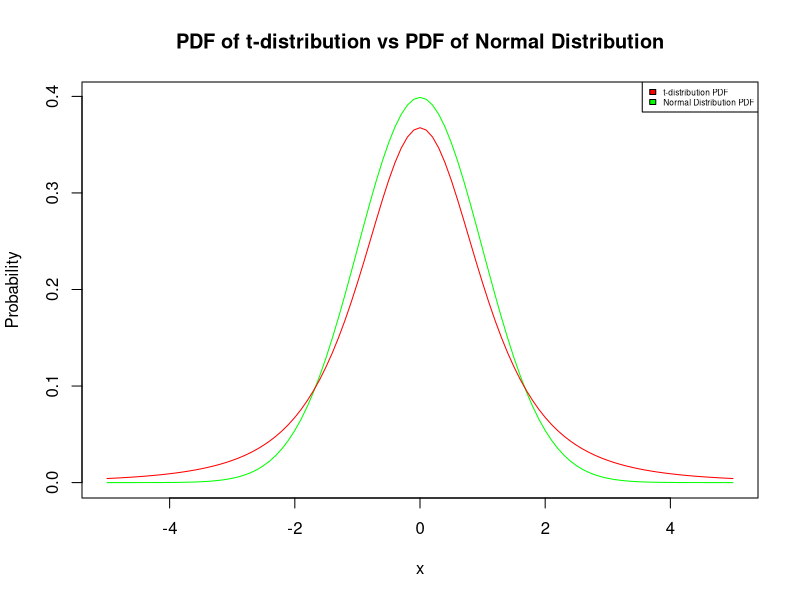
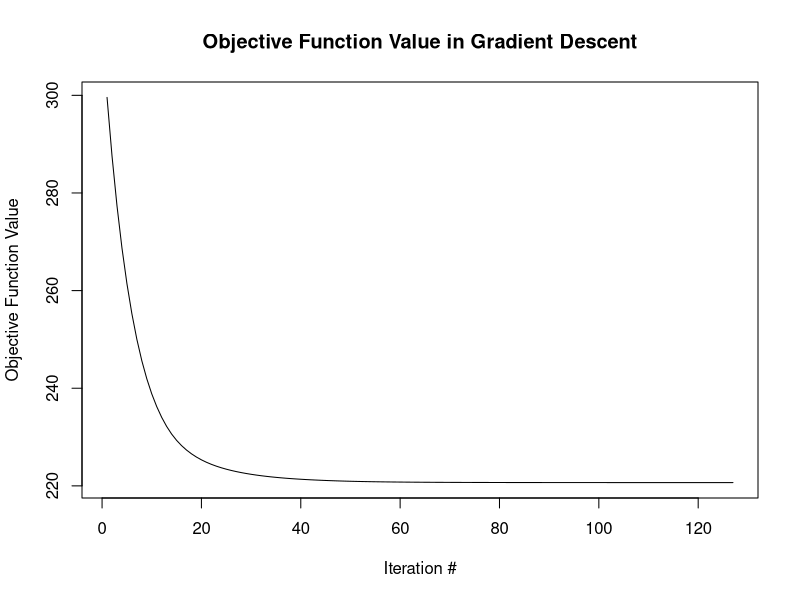
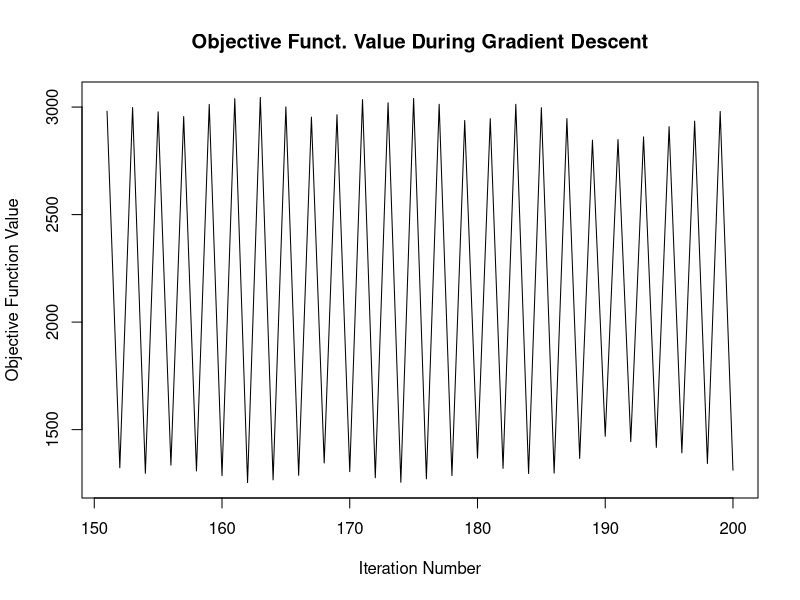

Write the R code that produced these figures, in order.
## ---- chunk 1
n <- 100
p <- 10
s <- 3
set.seed(0)
x <- matrix(rnorm(n*p), n, p)
b <- c(-0.7, 0.7, 1, rep(0, p-s))
y <- x %*% b + rt(n, df=2)
cor(x, y)
order(abs(apply(x, 2, cor, y)), decreasing = TRUE)

## ---- chunk 2
z = seq(-5, 5, by = 0.1)
plot(z, dnorm(z), type = "l", col="green", main="PDF of t-distribution vs PDF of Normal Distribution",
     xlab="x", ylab="Probability")
lines(z, dt(z, df=3), type = "l", col="red")
legend(x="topright", legend=c("t-distribution PDF", "Normal Distribution PDF"),
       fill=c("red", "green"), cex=0.5)
## ---- chunk 3
psi <- function(r, c = 1) {
  return(ifelse(r^2 > c^2, 2*c*abs(r) - c^2, r^2))
}
## ---- chunk 4
huber.loss <- function(beta) {
  sum(psi(y-x %*% beta))
}
## ---- chunk 5
install.packages("numDeriv", repos = "http://cran.us.r-project.org")
## ---- chunk 6
library(numDeriv)

grad.descent <- function(f, x0, max.iter=200, step.size=0.001, stopping.deriv=0.1) {
  n <- length(x0)
  xmatrix <- matrix(0, nrow = n, ncol= max.iter)
  xmatrix[,1] <- x0
  
  for (i in 2:max.iter) {
    grad.val <- grad(f, xmatrix[, i-1])
    if (all(abs(grad.val) < stopping.deriv)) {
      i <- i - 1
      break
    }
    xmatrix[,i] <- xmatrix[, i-1] - step.size * grad.val
  }
  
  return(list(x = xmatrix[, i], xmatrix=xmatrix, i=i))
}
beta <- rep(0, p)
gd <- grad.descent(huber.loss, x0=beta, max.iter=200, step.size=0.001, stopping.deriv=0.1)
gd$x
gd$i
## ---- chunk 7
 obj <- apply(gd$xmatrix[,1:gd$i], 2, huber.loss)
 plot(x=1:gd$i, y=obj, main="Objective Function Value in Gradient Descent", xlab="Iteration #", 
      ylab="Objective Function Value", type="l")
## ---- chunk 8
 gd1 <- grad.descent(huber.loss, x0=beta, max.iter=200, step.size=0.1, stopping.deriv=0.1)
gd1$x
gd1$i
obj1 <- apply(gd1$xmatrix[, 1:gd1$i], 2, huber.loss)
plot(x=(gd1$i-49):gd1$i, y=obj1[(gd1$i- 49):gd1$i], xlab = "Iteration Number", 
     ylab = "Objective Function Value", type = "l", 
     main = "Objective Funct. Value During Gradient Descent")
## ---- chunk 9
gd$x
b
## ---- chunk 10
sparse.grad.descent <- function(f, x0, max.iter=200, step.size=0.001, stopping.deriv=0.1) {
  n <- length(x0)
  xmatrix <- matrix(0, nrow = n, ncol= max.iter)
  xmatrix[,1] <- x0
  
  for (i in 2:max.iter) {
    grad.val <- grad(f, xmatrix[, i-1])
    if (all(abs(grad.val) < stopping.deriv)) {
      i <- i - 1
      break
    }
    temp <- xmatrix[, i-1] - step.size * grad.val
    temp[abs(temp) <= 0.05] <- 0
    xmatrix[, i] <- temp
  }
  
  return(list(x = xmatrix[, i], xmatrix=xmatrix, i=i))
}

gd.sparse <- sparse.grad.descent(huber.loss, x0=beta, max.iter=200, step.size=0.001, 
                                 stopping.deriv=0.1)
gd.sparse$x
gd.sparse$i
## ---- chunk 11
lm0 <- lm(y~x - 1)
lm0$coef
gd$x
gd.sparse$x
## ---- chunk 12
MSE <- function(beta) {
return(mean((b - beta)^2))
}

MSE(lm0$coef)
MSE(gd$x)
MSE(gd.sparse$x)
## ---- chunk 13
set.seed(10)
y = x %*% b + rt(n, df=2)
gd2 <- grad.descent(huber.loss, x0=beta, max.iter=200, step.size=0.001, stopping.deriv=0.1)
gd1.sparse <- sparse.grad.descent(huber.loss, x0=beta, max.iter=200, step.size=0.001, 
      stopping.deriv=0.1)
gd2$x
gd2$i
gd1.sparse$x
gd1.sparse$i
MSE(gd2$x)
MSE(gd1.sparse$x)
## ---- chunk 14
set.seed(10)
n <- 10
normal.MSE <- rep(NA, n)
sparse.MSE <- rep(NA, n)

for (i in 1:10) {
  y = x %*% b + rt(n, df=2)
  gd3 <- grad.descent(huber.loss, x0 = beta, max.iter=200, step.size=0.001, stopping.deriv=0.1)
  gd2.sparse <- sparse.grad.descent(huber.loss, x0 = beta, max.iter=200, step.size=0.001,
stopping.deriv=0.1)
  
  normal.MSE[i] <- MSE(gd3$x)
  sparse.MSE[i] <- MSE(gd2.sparse$x)
}

mean(normal.MSE)
mean(sparse.MSE)
min(normal.MSE)
min(sparse.MSE)

